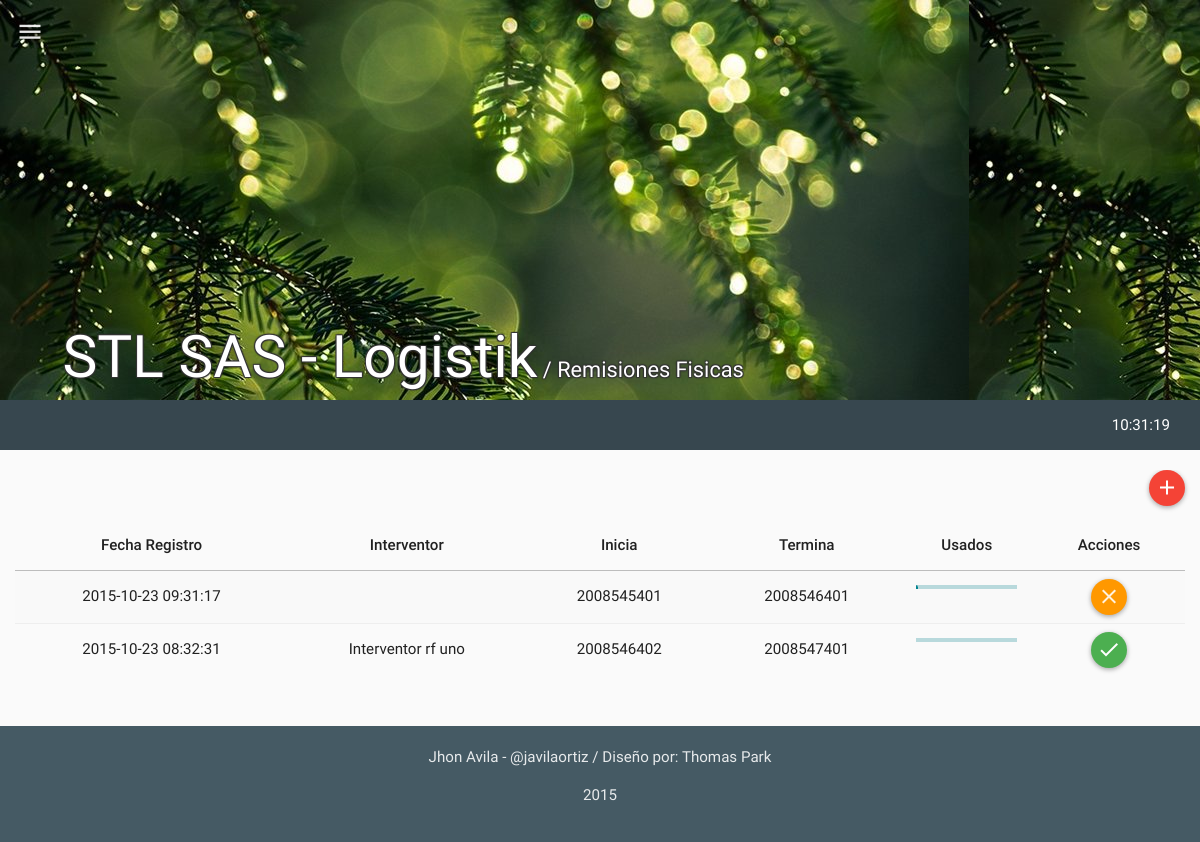
/mods/rfisicas/rfisicas.php (signed in), run on the app's committed database.
### tables this page shows
CREATE TABLE IF NOT EXISTS `tbl_remisiones_fisicas` (
  `rf_id` int(11) NOT NULL,
  `rf_interventor` varchar(60) NOT NULL,
  `rf_dig_ini` int(11) NOT NULL,
  `rf_dig_fin` int(11) NOT NULL,
  `rf_cant_usados` int(11) NOT NULL,
  `rf_timestamp` timestamp NOT NULL DEFAULT CURRENT_TIMESTAMP ON UPDATE CURRENT_TIMESTAMP,
  `rf_created` int(11) NOT NULL,
  `rf_estado` int(11) NOT NULL
);

### php/rfisicas.php (the view, shortened to what this page needs)
<?php
class rfisicas{
  function get_rfisicas(){
    $rt = new route();
    if(isset($_SESSION["ses_id"])){
      $qry='SELECT * FROM tbl_remisiones_fisicas ORDER BY rf_estado DESC ';
      $res = mysql_query($qry);
      $item =" ";
      $script ="<script>$(document).ready(function(){";
      while($row_res = mysql_fetch_assoc($res)) {
          $porcentaje=(($row_res["rf_cant_usados"]*100)/($row_res["rf_dig_fin"]-$row_res["rf_dig_ini"]));
          if ($row_res["rf_estado"]==1) {
            $btn = '<div id="act-button" style="display:" onclick="change(1, '.$row_res['rf_id'].')" class="btn btn-floating-mini btn-success" title="Activar Paquete"><i class="md  md-done"></i></div>
                  <div id="des-button" style="display:none" onclick="change(2, '.$row_res['rf_id'].')" class="btn btn-floating-mini btn-warning" title="Desactivar Paquete"><i class="md  md-close"></i></div>';
          }else{
            $btn = '<div id="act-button" style="display:none" onclick="change(1, '.$row_res['rf_id'].')" class="btn btn-floating-mini btn-success" title="Activar Paquete"><i class="md  md-done"></i></div>
                  <div id="des-button" style="display:" onclick="change(2, '.$row_res['rf_id'].')" class="btn btn-floating-mini btn-warning" title="Desactivar Paquete"><i class="md  md-close"></i></div>';
          }
        $item.='
              <tr>
                <td>'.$row_res["rf_timestamp"].'</td>
                <td>'.$row_res["rf_interventor"].'</td>
                <td>'.$row_res["rf_dig_ini"].'</td>
                <td>'.$row_res["rf_dig_fin"].'</td>
                <td><div class="progress progress-striped active">
                      <div class="progress-bar" title="'.$row_res["rf_cant_usados"].'  ('.$porcentaje.'%)" style="width: '.$porcentaje.'%; height:10px;"></div>
                    </div>
                </td>
                <td>
                '.$btn.'
                </td>
              </tr>
        ';
        $script.='';
      }
      $script.='});</script>';
    }
    else{$rt->routing($rt->path("login"));}
    $html='
          <table class="table table-striped table-hover ">
            <thead>
              <tr>
                <th>Fecha Registro</th>
                <th>Interventor</th>
                <th>Inicia</th>
                <th>Termina</th>
                <th>Usados</th>
                <th>Acciones</th>
              </tr>
            </thead>
            <tbody>
              '.$item.'
            </tbody>
          </table>
    ';
    return $script.$html;
  }
}
?>

### data on the page
tbl_remisiones_fisicas: rf_timestamp "2015-10-23 09:31:17", rf_dig_ini "2008545401", rf_dig_fin "2008546401"
tbl_remisiones_fisicas: rf_timestamp "2015-10-23 08:32:31", rf_interventor "Interventor rf uno", rf_dig_ini "2008546402", rf_dig_fin "2008547401"

### other printed values
$html_snippet->app_name("001", " / Remisiones Fisicas") "STL SAS - Logistik"
$a "/ Remisiones Fisicas"
